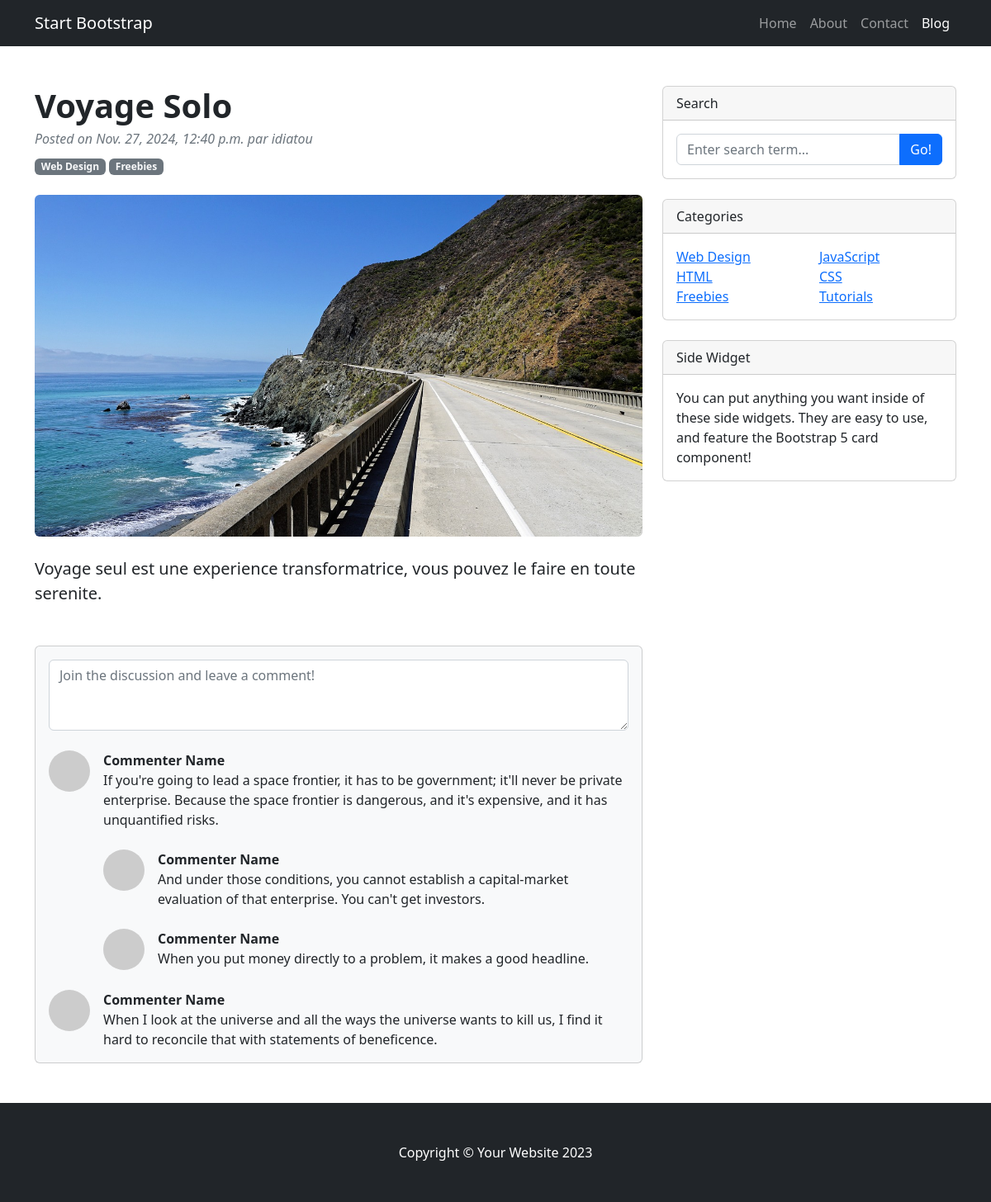
The app's page /article_detail/8/ with its own data.
### app_agence/models.py (models this page shows, shortened)
class Article(models.Model):
    titre = models.CharField(max_length=15)
    contenu = models.TextField()
    date_publication = models.DateTimeField(auto_now_add=True)
    image = models.ImageField(upload_to='img/', null = True, blank=True)
    auteur = models.ForeignKey(Auteur, on_delete=models.CASCADE)
    Categorie = models.ForeignKey(Categorie, on_delete=models.CASCADE)
    tag = models.ManyToManyField(Tags)
    en_avant = models.BooleanField(default=False)

class Auteur(models.Model):
    nomcomplet = models.CharField(max_length=150)
    email = models.EmailField(max_length=100)
    adresse = models.TextField()
    def __str__(self):
        return self.nomcomplet

### app_agence/views.py (the view)
# urls.py: path('article_detail/<int:article_id>/', article_detail, name='article_detail'),
def article_detail(request, article_id):
   article = Article.objects.get(id=article_id)
   context = {
      'article':article
   }
   return render(request, 'blog/frontoffice/article_detail.html', context)

### app_agence/templates/blog/frontoffice/article_detail.html (shortened to what this page needs)
{%  load static %}
<!DOCTYPE html>
<html lang="en">
    <head>
        <link rel="stylesheet" href="{% static 'cdn/assets/css/bootstrap.min.css' %}">
        <link href="css/styles.css" rel="stylesheet" />
    </head>
    <body>
        <nav class="navbar navbar-expand-lg navbar-dark bg-dark">
            <div class="container">
                <a class="navbar-brand" href="#!">Start Bootstrap</a>
                <div class="collapse navbar-collapse" id="navbarSupportedContent">
                    <ul class="navbar-nav ms-auto mb-2 mb-lg-0">
                        <li class="nav-item"><a class="nav-link" href="#">Home</a></li>
                        <li class="nav-item"><a class="nav-link" href="#!">About</a></li>
                        <li class="nav-item"><a class="nav-link" href="#!">Contact</a></li>
                        <li class="nav-item"><a class="nav-link active" aria-current="page" href="#">Blog</a></li>
                    </ul>
                </div>
            </div>
        </nav>
        <div class="container mt-5">
            <div class="row">
                <div class="col-lg-8">
                    <article>
                        <header class="mb-4">
                            <h1 class="fw-bolder mb-1">{{ article.titre }}</h1>
                            <div class="text-muted fst-italic mb-2">Posted on {{ article.date_publication }} par {{ article.auteur }}</div>
                            <a class="badge bg-secondary text-decoration-none link-light" href="#!">Web Design</a>
                            <a class="badge bg-secondary text-decoration-none link-light" href="#!">Freebies</a>
                        </header>
                        <figure class="mb-4"><img class="img-fluid rounded" src="{{ article.image.url }}" alt="..." /></figure>
                        <section class="mb-5">
                            <p class="fs-5 mb-4">{{ article.contenu }}</p>
                            </section>
                    </article>
                    <section class="mb-5">
                        <div class="card bg-light">
                            <div class="card-body">
                                <form class="mb-4"><textarea class="form-control" rows="3" placeholder="Join the discussion and leave a comment!"></textarea></form>
                                <div class="d-flex mb-4">
                                    <div class="flex-shrink-0"><img class="rounded-circle" src="https://dummyimage.com/50x50/ced4da/6c757d.jpg" alt="..." /></div>
                                    <div class="ms-3">
                                        <div class="fw-bold">Commenter Name</div>
                                        If you're going to lead a space frontier, it has to be government; it'll never be private enterprise. Because the space frontier is dangerous, and it's expensive, and it has unquantified risks.
                                        <div class="d-flex mt-4">
                                            <div class="flex-shrink-0"><img class="rounded-circle" src="https://dummyimage.com/50x50/ced4da/6c757d.jpg" alt="..." /></div>
                                            <div class="ms-3">
                                                <div class="fw-bold">Commenter Name</div>
                                                And under those conditions, you cannot establish a capital-market evaluation of that enterprise. You can't get investors.
                                            </div>
                                        </div>
                                        <div class="d-flex mt-4">
                                            <div class="flex-shrink-0"><img class="rounded-circle" src="https://dummyimage.com/50x50/ced4da/6c757d.jpg" alt="..." /></div>
                                            <div class="ms-3">
                                                <div class="fw-bold">Commenter Name</div>
                                                When you put money directly to a problem, it makes a good headline.
                                            </div>
                                        </div>
                                    </div>
                                </div>
                                <div class="d-flex">
                                    <div class="flex-shrink-0"><img class="rounded-circle" src="https://dummyimage.com/50x50/ced4da/6c757d.jpg" alt="..." /></div>
                                    <div class="ms-3">
                                        <div class="fw-bold">Commenter Name</div>
                                        When I look at the universe and all the ways the universe wants to kill us, I find it hard to reconcile that with statements of beneficence.
                                    </div>
                                </div>
                            </div>
                        </div>
                    </section>
                </div>
                <div class="col-lg-4">
                    <div class="card mb-4">
                        <div class="card-header">Search</div>
                        <div class="card-body">
                            <div class="input-group">
                                <input class="form-control" type="text" placeholder="Enter search term..." aria-label="Enter search term..." aria-describedby="button-search" />
                                <button class="btn btn-primary" id="button-search" type="button">Go!</button>
                            </div>
                        </div>
                    </div>
                    <div class="card mb-4">
                        <div class="card-header">Categories</div>
                        <div class="card-body">
                            <div class="row">
                                <div class="col-sm-6">
                                    <ul class="list-unstyled mb-0">
                                        <li><a href="#!">Web Design</a></li>
                                        <li><a href="#!">HTML</a></li>
                                        <li><a href="#!">Freebies</a></li>
                                    </ul>
                                </div>
                                <div class="col-sm-6">
                                    <ul class="list-unstyled mb-0">
                                        <li><a href="#!">JavaScript</a></li>
                                        <li><a href="#!">CSS</a></li>
                                        <li><a href="#!">Tutorials</a></li>
                                    </ul>
                                </div>
                            </div>
                        </div>
                    </div>
                    <div class="card mb-4">
                        <div class="card-header">Side Widget</div>
                        <div class="card-body">You can put anything you want inside of these side widgets. They are easy to use, and feature the Bootstrap 5 card component!</div>
                    </div>
                </div>
            </div>
        </div>
        <footer class="py-5 bg-dark">
            <div class="container"><p class="m-0 text-center text-white">Copyright &copy; Your Website 2023</p></div>
        </footer>
    </body>
</html>

### records on screen
Article: titre "Voyage Solo", date_publication "Nov. 27, 2024, 12:40 p.m.", auteur "idiatou", image (picture), contenu "Voyage seul est une experience transformatrice, vous pouvez le faire en toute serenite."
